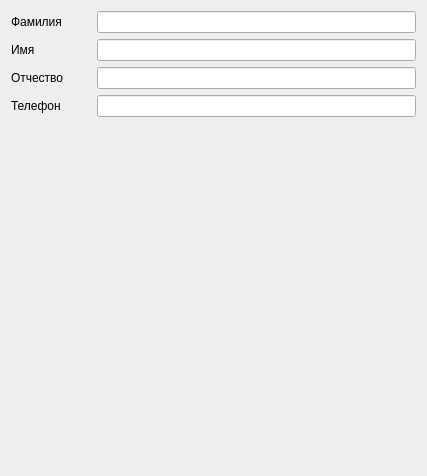
            <widget class="QWidget" name="page">
             <property name="geometry">
              <rect>
               <x>0</x>
               <y>0</y>
               <width>427</width>
               <height>476</height>
              </rect>
             </property>
             <attribute name="label">
              <string>QLineEdit</string>
             </attribute>
             <layout class="QVBoxLayout" name="verticalLayout_5">
              <item>
               <layout class="QHBoxLayout" name="horizontalLayout_6">
                <item>
                 <widget class="QLabel" name="label">
                  <property name="minimumSize">
                   <size>
                    <width>80</width>
                    <height>0</height>
                   </size>
                  </property>
                  <property name="text">
                   <string>Фамилия</string>
                  </property>
                 </widget>
                </item>
                <item>
                 <widget class="QLineEdit" name="lineEdit"/>
                </item>
               </layout>
              </item>
              <item>
               <layout class="QHBoxLayout" name="horizontalLayout_7">
                <item>
                 <widget class="QLabel" name="label_2">
                  <property name="minimumSize">
                   <size>
                    <width>80</width>
                    <height>0</height>
                   </size>
                  </property>
                  <property name="text">
                   <string>Имя</string>
                  </property>
                 </widget>
                </item>
                <item>
                 <widget class="QLineEdit" name="lineEdit_2"/>
                </item>
               </layout>
              </item>
              <item>
               <layout class="QHBoxLayout" name="horizontalLayout_8">
                <item>
                 <widget class="QLabel" name="label_3">
                  <property name="minimumSize">
                   <size>
                    <width>80</width>
                    <height>0</height>
                   </size>
                  </property>
                  <property name="text">
                   <string>Отчество</string>
                  </property>
                 </widget>
                </item>
                <item>
                 <widget class="QLineEdit" name="lineEdit_3"/>
                </item>
               </layout>
              </item>
              <item>
               <layout class="QHBoxLayout" name="horizontalLayout_9">
                <item>
                 <widget class="QLabel" name="label_4">
                  <property name="minimumSize">
                   <size>
                    <width>80</width>
                    <height>0</height>
                   </size>
                  </property>
                  <property name="text">
                   <string>Телефон</string>
                  </property>
                 </widget>
                </item>
                <item>
                 <widget class="QLineEdit" name="lineEdit_4"/>
                </item>
               </layout>
              </item>
              <item>
               <spacer name="verticalSpacer">
                <property name="orientation">
                 <enum>Qt::Vertical</enum>
                </property>
                <property name="sizeHint" stdset="0">
                 <size>
                  <width>20</width>
                  <height>268</height>
                 </size>
                </property>
               </spacer>
              </item>
             </layout>
            </widget>
